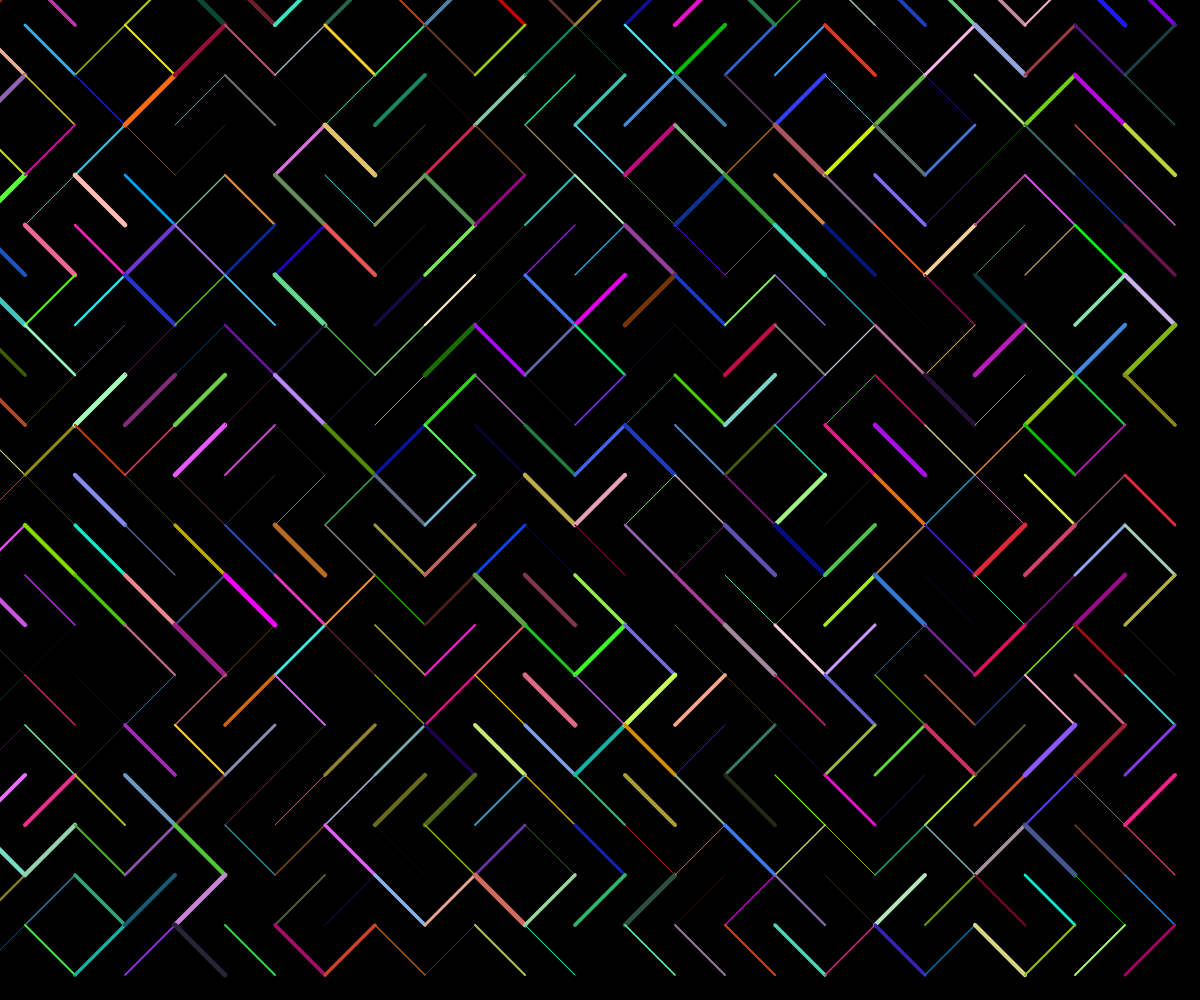
Frame 1 (no input)
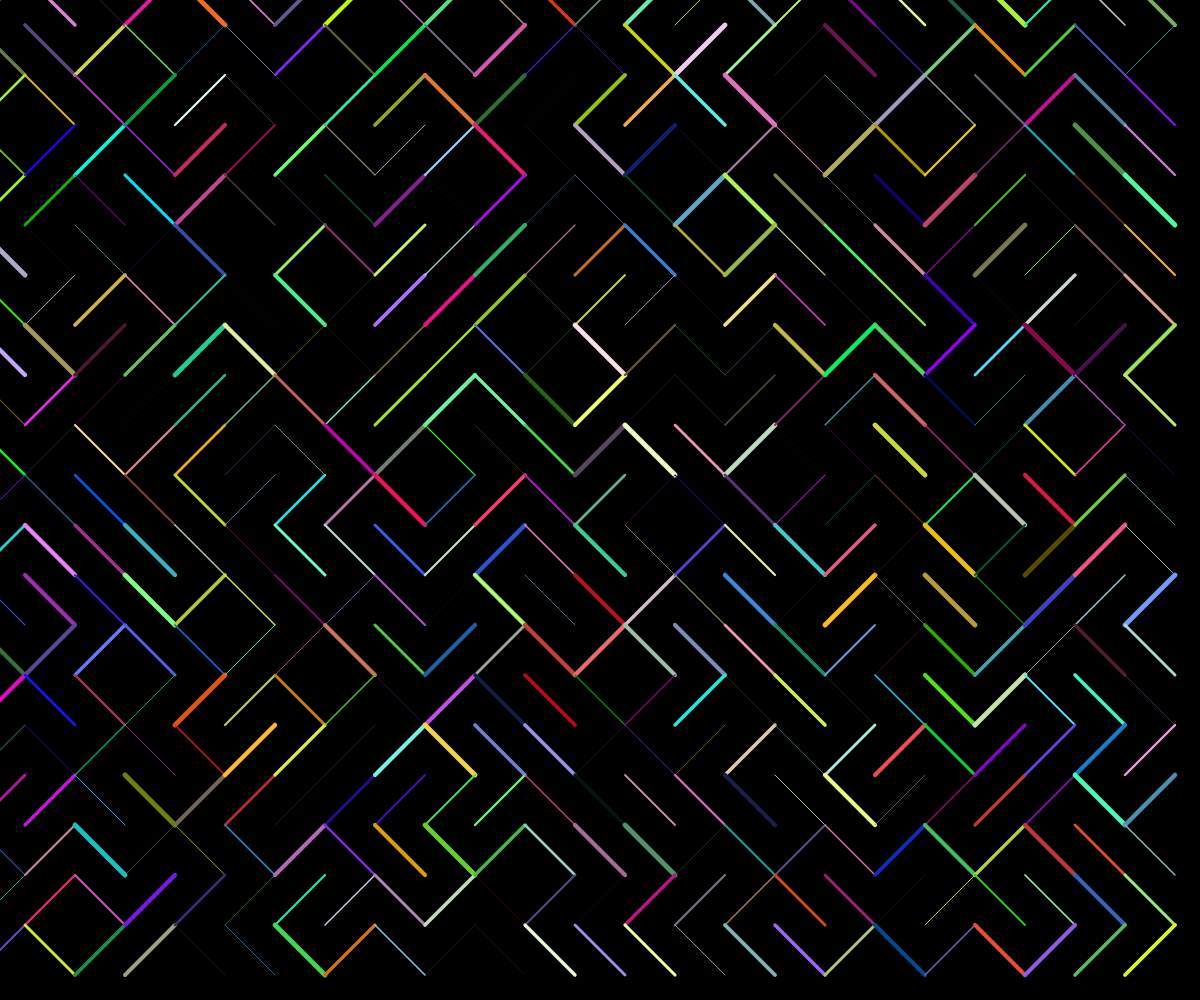
Frame 60 (no input)
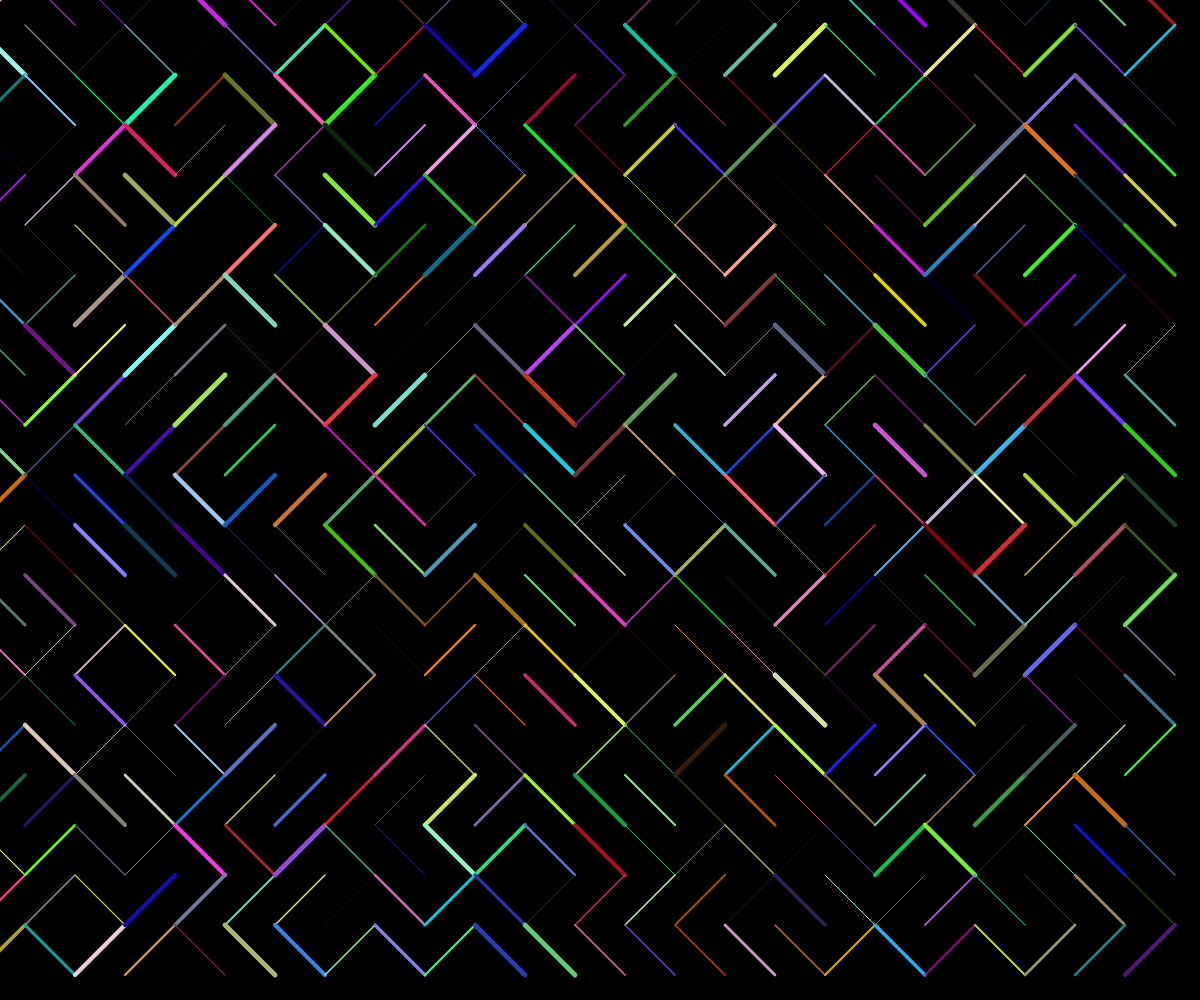
Frame 120 (the mouse pressed at the canvas centre since frame 60)

The p5.js sketch that drew these frames (run headless with seeded random() and noise() and a simulated clock; from frame 60 on, the mouse is pressed at the canvas centre):

// p5.js sketch
// ── sketch.js
// Project Title
// Your Name
// March 7, 2025
//
// Extra for Experts:
// - describe what you did to take this project "above and beyond"
const LINESIZE = 50;
let someLine;
let lineArray = [];

function setup() {
  createCanvas(windowWidth, windowHeight);
  for (let x = 0; x<width; x+=LINESIZE){ 
    for (let y = 0 ; y<height; y+=LINESIZE){
      someLine = spawnLine(x, y,LINESIZE);
      lineArray.push(someLine);
    }
  }
}

function draw() {
  background(0);
  for (let line of lineArray){
    let red = random(255);
    let green = random(255);
    let blue = random(255);
    stroke(red, green, blue);
    strokeWeight(random(5));
    drawLine(line);
  }
}

function spawnLine(x,y, theSize){
  let theLine;
  let choice = random(100);
  if (choice < 50){
    // negative slope
    theLine = {
      x1: x-theSize/2,
      y1: y-theSize/2,
      x2: x+theSize/2,
      y2: y+theSize/2
    };
  }
  else{
    // positive slope
    theLine = {
      x1: x-theSize/2,
      y1: y+theSize/2,
      x2: x+theSize/2,
      y2: y-theSize/2
    };
  }
  return theLine;
}

function drawLine(theLine){
  line(theLine.x1, theLine.y1, theLine.x2, theLine.y2);
}
